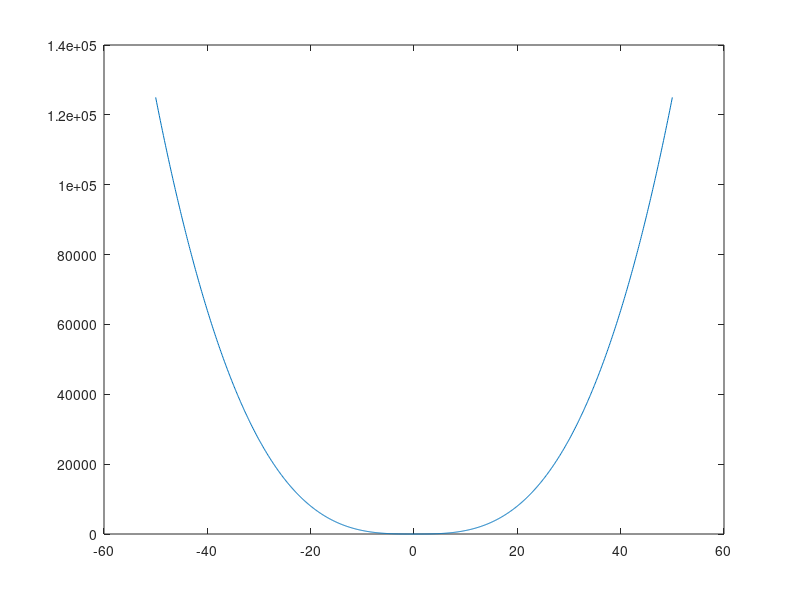

Recreate this plot in MATLAB.
%Octave Script
%Title  :Grafica 5
%Author :Cesar Manrique de Jesus
%Description  :Graficar funcion 
%Date:  202123534
%version  :5
%notes          :Requiere aplicacion de octave
%


clear
%Dominio de la funcion
z=-50:0.1:50;
% Rango de la funcion
gz = (abs(z).^3);
% Funcion a plotear Funcion
plot(z,gz)